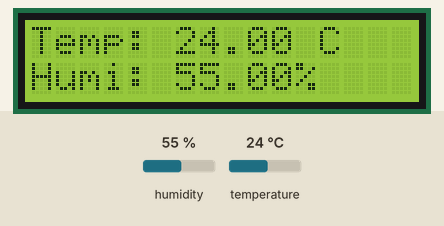
Recording of a sketch running on a simulated ESP32. Shown: 16×2 character LCD. The inputs (shaded band) are chosen by the test bench; at power-on: humidity 55 %, temperature 24 °C. What the sketch prints to the serial monitor is not drawn.

Above: at 1.2 s.
1.3 s: humidity set to 22 %
At 3.3 s:
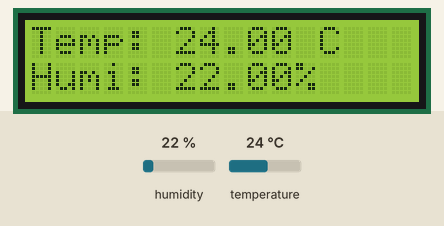
4.0 s: temperature set to 12 °C
At 5.4 s:
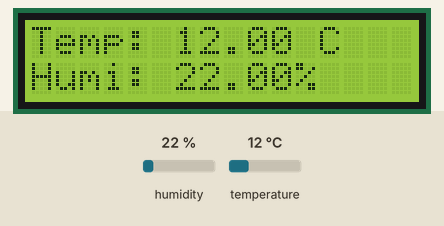
6.7 s: humidity set to 40 %
At 9.5 s:
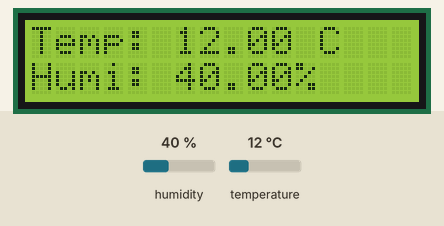
9.8 s: temperature set to 19 °C
At 10.6 s:
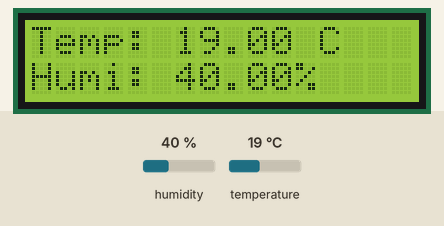
Timing chart, 0 to 12.8 s (numbered marks = the images above; inputs shaded):
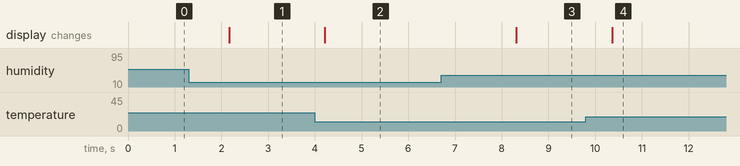

Measured:
- after the input at 1.3 s, the display: changes after 0.86 s (image 1)
- after the input at 4.0 s, the display: changes after 0.21 s (image 2)
- after the input at 6.7 s, the display: changes after 1.6 s (image 3)
- after the input at 9.8 s, the display: changes after 0.56 s (image 4)

The sketch:

temperature_dht11.ino
```cpp
#include <DHT.h>
#include <LiquidCrystal_I2C.h>

#define DHT_SENSOR_PIN  4 // ESP32 pin GPIO21 connected to DHT11 sensor
#define DHT_SENSOR_TYPE DHT11

int lcdColumns = 16;
int lcdRows = 2;

LiquidCrystal_I2C lcd(0x27, lcdColumns, lcdRows);

DHT dht_sensor(DHT_SENSOR_PIN, DHT_SENSOR_TYPE);

void setup() {
  Serial.begin(115200);
  dht_sensor.begin(); // initialize the DHT sensor
  lcd.init();
  lcd.backlight();
}

void loop() {

  double humi  = dht_sensor.readHumidity();
  double tempC = dht_sensor.readTemperature();
  double tempF = dht_sensor.readTemperature(true);

  if ( isnan(tempC) || isnan(tempF) || isnan(humi)) {
    Serial.println("Failed to read from DHT sensor!");
  } else {

    Serial.print("Humidade: ");
    Serial.print(humi);
    Serial.print("%");

    Serial.print("  |  ");

    Serial.print("Temperatura: ");
    Serial.print(tempC);
    Serial.print("°C  ~  ");
    Serial.print(tempF);
    Serial.println("°F");

    ///LCD

    lcd.setCursor(0,0);
    lcd.print("Temp: " );
    lcd.print(tempC);
    lcd.print(" C");
    lcd.setCursor(0,0);

    lcd.setCursor(0,1);
    lcd.print("Humi: ");
    lcd.print(humi);
    lcd.print("%");
    lcd.setCursor(0,1);

  }

  // wait a 2 seconds between readings
  delay(2000);
}
```
